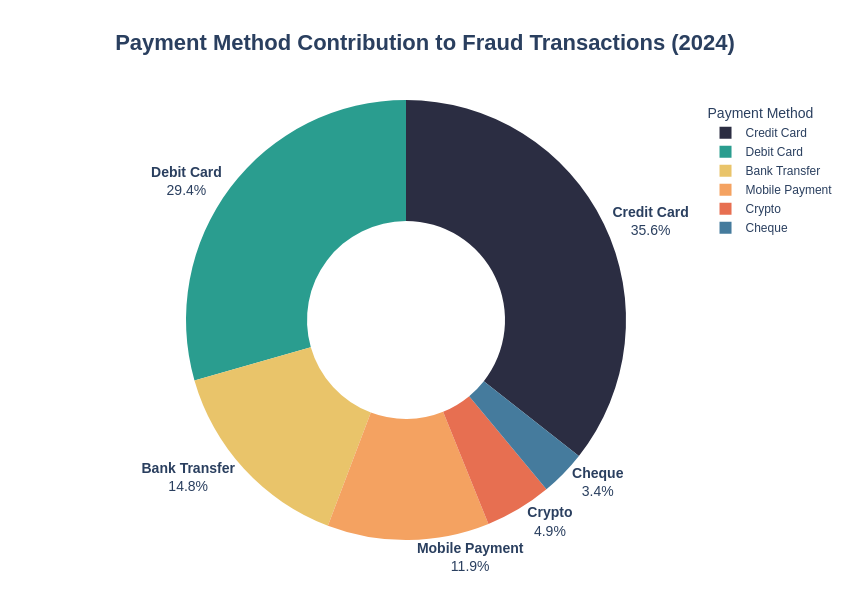

The code cell stored with this chart in its notebook:
### Code cell
# Payment method transaction summary for the latest year
payment_method_fraud_summary = (
    latest_year_data
    .pivot_table(
        index="payment_method",
        columns="is_fraud",
        values="transaction_id",
        aggfunc="count",
        fill_value=0
    )
    .rename(columns={
        0: "non_fraud_transactions",
        1: "fraud_transactions"
    })
)

# Calculate total transactions
payment_method_fraud_summary["total_transactions"] = (
    payment_method_fraud_summary["non_fraud_transactions"]
    + payment_method_fraud_summary["fraud_transactions"]
)

# Calculate fraud and non-fraud rates
payment_method_fraud_summary["non_fraud_rate"] = (
    payment_method_fraud_summary["non_fraud_transactions"]
    / payment_method_fraud_summary["total_transactions"]
    * 100
).round(2)

payment_method_fraud_summary["fraud_rate"] = (
    payment_method_fraud_summary["fraud_transactions"]
    / payment_method_fraud_summary["total_transactions"]
    * 100
).round(2)

# Sort by fraud transactions for this visualization
payment_method_fraud_summary = (
    payment_method_fraud_summary
    .sort_values("fraud_transactions", ascending=False)
    .reset_index()
)


# Color palette



# Create donut chart
fig = px.pie(
    payment_method_fraud_summary,
    values="fraud_transactions",
    names="payment_method",
    hole=0.45,
    custom_data=["fraud_rate"],
    height=600,
    width=850,
    color_discrete_sequence=[colors[i] for i in colors if i not in ["fraud_red", "muted_red", "dark_teal"]]
)


# Customize chart
fig.update_traces(
    textposition="outside",
    textinfo="label+percent",
    textfont_size=14,
    texttemplate="<b>%{label}</b><br>%{percent:.1%}",
    hovertemplate=(
        "<b>%{label}</b><br>"
        "Fraud Transactions: %{value:,}<br>"
        "Share of Total Fraud: %{percent:.2%}<br>"
        "Fraud Rate :- %{customdata[0]:.2f}"
        "<extra></extra>"
    )
)


fig.update_layout(
    title={
        "text": f"<b>Payment Method Contribution to Fraud Transactions ({latest_year})</b>",
        "x": 0.5,
        "xanchor": "center",
        "font": {"size": 22}
    },

    legend={
        "title": {
            "text": "Payment Method",
            "font": {"size": 14}
        },
        "font": {"size": 12}
    },

    font={
        "family": "Arial",
        "size": 13
    },

    margin=dict(
        t=100,
        b=60,
        l=100,
        r=100
    )
)

fig.show()

payment_method_fraud_summary

### Figure 1 — Plotly figure (JSON) as saved in the notebook; plotly's stock layout.template omitted (floating-point values rounded to 4 significant figures)
{"data": [{"customdata": [[5.57], [5.39], [5.45], [5.43], [5.39], [6.22]], "domain": {"x": [0, 1], "y": [0, 1]}, "hole": 0.45, "hovertemplate": "<b>%{label}</b><br>Fraud Transactions: %{value:,}<br>Share of Total Fraud: %{percent:.2%}<br>Fraud Rate :- %{customdata[0]:.2f}<extra></extra>", "labels": ["Credit Card", "Debit Card", "Bank Transfer", "Mobile Payment", "Crypto", "Cheque"], "legendgroup": "", "name": "", "showlegend": true, "textfont": {"size": 14}, "textinfo": "label+percent", "textposition": "outside", "texttemplate": "<b>%{label}</b><br>%{percent:.1%}", "type": "pie", "values": [3899, 3222, 1620, 1302, 537, 369]}], "layout": {"font": {"family": "Arial", "size": 13}, "height": 600, "legend": {"font": {"size": 12}, "title": {"font": {"size": 14}, "text": "Payment Method"}, "tracegroupgap": 0}, "margin": {"b": 60, "l": 100, "r": 100, "t": 100}, "piecolorway": ["#2B2D42", "#2A9D8F", "#E9C46A", "#F4A261", "#E76F51", "#457B9D"], "title": {"font": {"size": 22}, "text": "<b>Payment Method Contribution to Fraud Transactions (2024)</b>", "x": 0.5, "xanchor": "center"}, "width": 850}}
